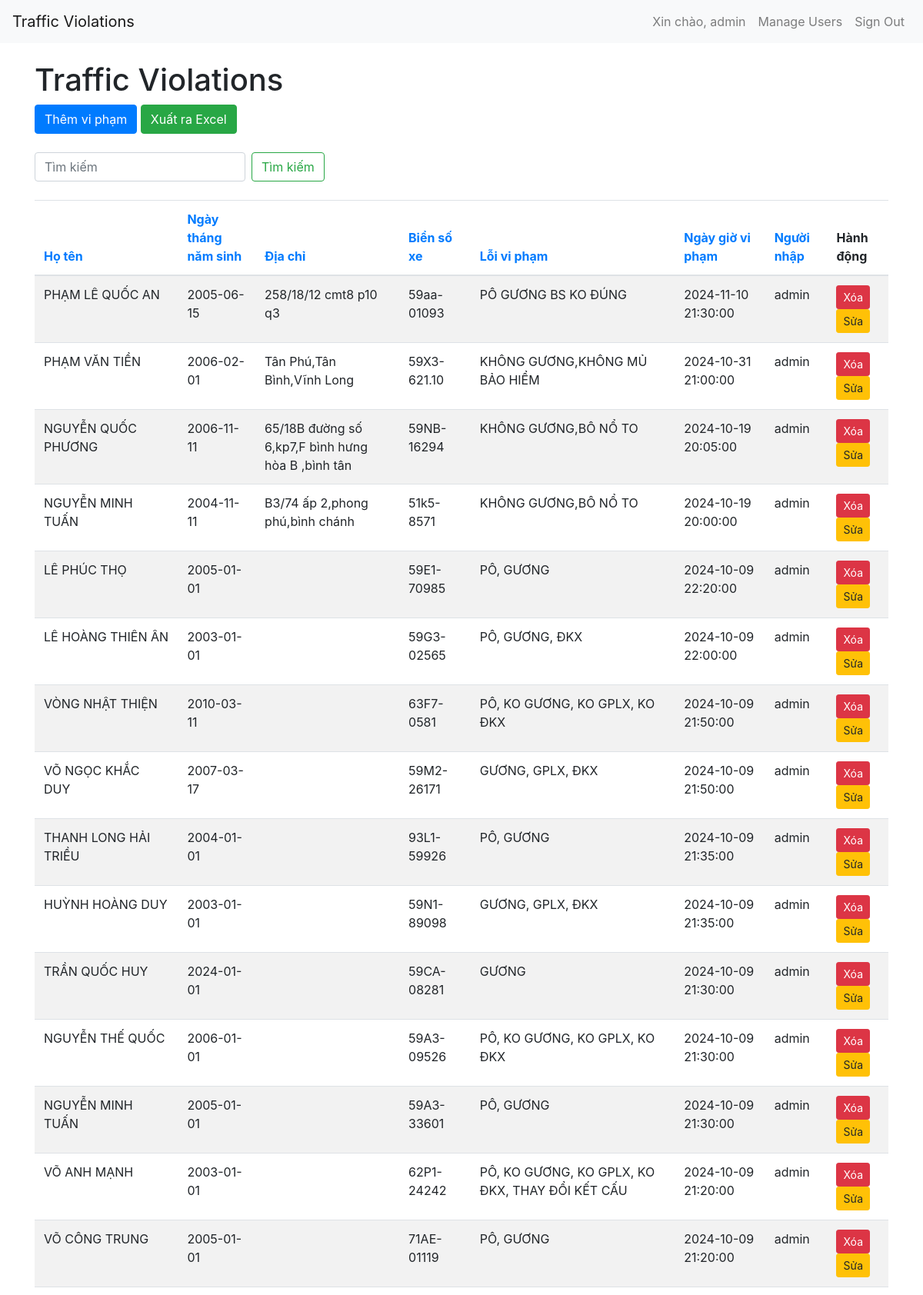
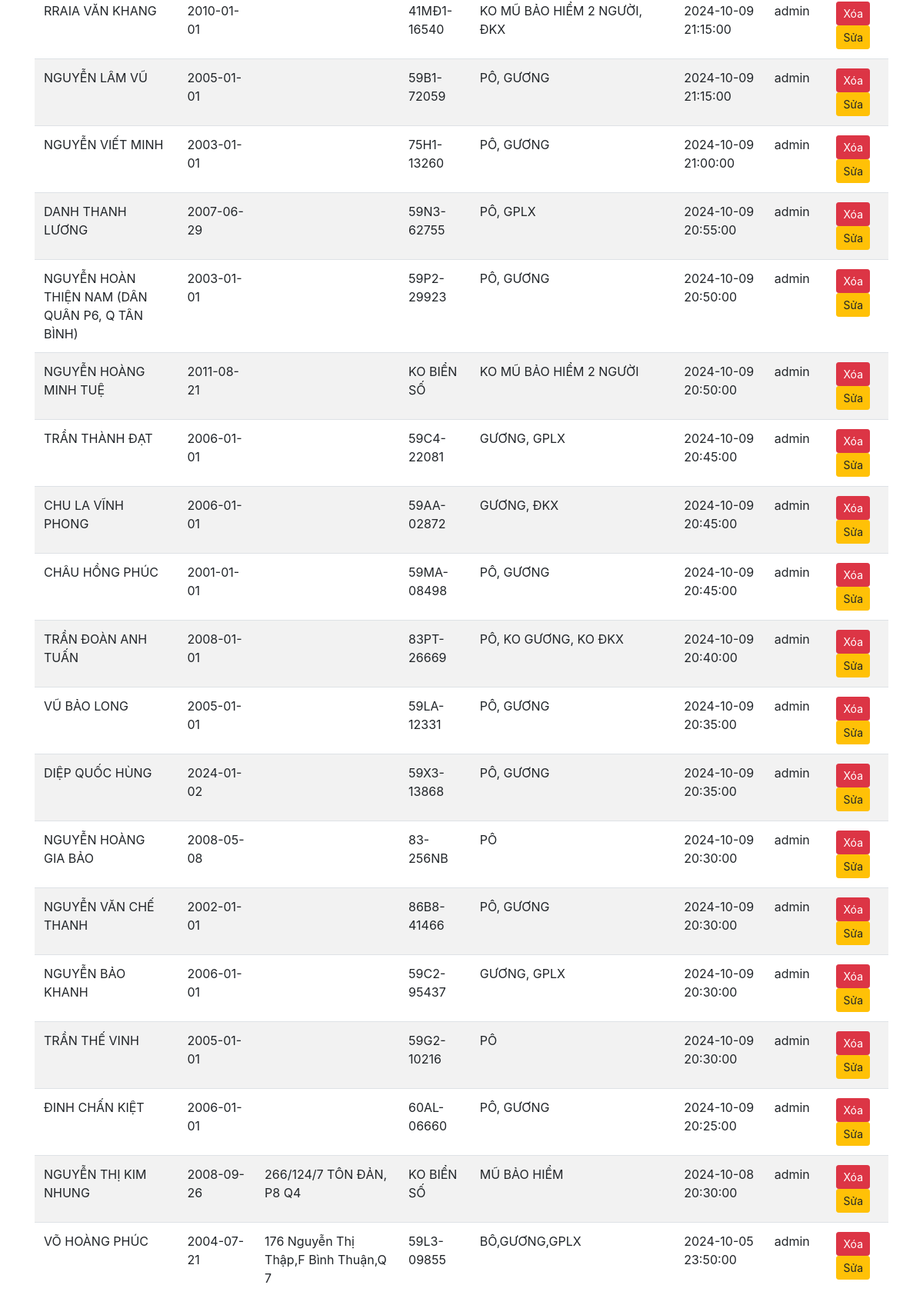
Screenshot of / (signed in, upper part) with the database file from the repository (2 pictures, top to bottom).
### app.py (models this page shows, shortened)
class User(UserMixin, db.Model):
    id = db.Column(db.Integer, primary_key=True)
    username = db.Column(db.String(150), unique=True, nullable=False)
    password = db.Column(db.String(150), nullable=False)

class Violation(db.Model):
    id = db.Column(db.Integer, primary_key=True)
    name = db.Column(db.String(100), nullable=False)
    birth_date = db.Column(db.Date, nullable=False)
    address = db.Column(db.String(200), nullable=False)
    license_plate = db.Column(db.String(20), nullable=False)
    violation = db.Column(db.String(200), nullable=False)
    violation_date = db.Column(db.DateTime, nullable=False)
    added_by = db.Column(db.String(150), nullable=False)
    is_deleted = db.Column(db.Boolean, default=False)

### app.py (the view)
@app.route('/')
@login_required
def index():
    search = request.args.get('search')
    page = request.args.get(get_page_parameter(), type=int, default=1)
    per_page = 50
    sort_by = request.args.get('sort_by', 'violation_date')
    sort_order = request.args.get('sort_order', 'desc')
    if search:
        search = unidecode(search).lower()
        violations_query = Violation.query.filter_by(is_deleted=False).all()
        violations = [v for v in violations_query if search in unidecode(v.name).lower() or search in unidecode(v.license_plate).lower()]
    else:
        if sort_order == 'asc':
            violations = Violation.query.filter_by(is_deleted=False).order_by(getattr(Violation, sort_by).asc()).all()
        else:
            violations = Violation.query.filter_by(is_deleted=False).order_by(getattr(Violation, sort_by).desc()).all()
    total = len(violations)
    start = (page - 1) * per_page
    end = start + per_page
    violations_paginated = violations[start:end]
    pagination = Pagination(page=page, total=total, per_page=per_page, css_framework='bootstrap4')
    return render_template('index.html', violations=violations_paginated, pagination=pagination, search=search, sort_by=sort_by, sort_order=sort_order)

### app.py (called while the page is built)
@login_manager.user_loader
def load_user(user_id):
    return User.query.get(int(user_id))

### templates/index.html (shortened to what this page needs)
<!DOCTYPE html>
<html>
<head>
    <link rel="stylesheet" href="https://stackpath.bootstrapcdn.com/bootstrap/4.5.2/css/bootstrap.min.css">
</head>
<body>
    <nav class="navbar navbar-expand-lg navbar-light bg-light">
        <a class="navbar-brand" href="#">Traffic Violations</a>
        <div class="collapse navbar-collapse" id="navbarNav">
            <ul class="navbar-nav ml-auto">
                <li class="nav-item">
                    <span class="nav-link">Xin chào, {{ current_user.username }}</span>
                </li>
                <li class="nav-item">
                    <a class="nav-link" href="/users">Manage Users</a>
                </li>
                <li class="nav-item">
                    <a class="nav-link" href="/logout">Sign Out</a>
                </li>
            </ul>
        </div>
    </nav>
    <div class="container">
        <h1 class="mt-4">Traffic Violations</h1>
        <a href="/add" class="btn btn-primary mb-4">Thêm vi phạm</a>
        <a href="/export_excel" class="btn btn-success mb-4">Xuất ra Excel</a>
        <form class="form-inline mb-4" method="GET" action="/">
            <input class="form-control mr-sm-2" type="search" name="search" placeholder="Tìm kiếm" aria-label="Search">
            <button class="btn btn-outline-success my-2 my-sm-0" type="submit">Tìm kiếm</button>
        </form>
        <table class="table table-striped table-responsive">
            <thead>
                <tr>
                    <th><a href="{{ url_for('index', sort_by='name', sort_order='asc' if sort_order == 'desc' else 'desc') }}">Họ tên</a></th>
                    <th><a href="{{ url_for('index', sort_by='birth_date', sort_order='asc' if sort_order == 'desc' else 'desc') }}">Ngày tháng năm sinh</a></th>
                    <th><a href="{{ url_for('index', sort_by='address', sort_order='asc' if sort_order == 'desc' else 'desc') }}">Địa chỉ</a></th>
                    <th><a href="{{ url_for('index', sort_by='license_plate', sort_order='asc' if sort_order == 'desc' else 'desc') }}">Biển số xe</a></th>
                    <th><a href="{{ url_for('index', sort_by='violation', sort_order='asc' if sort_order == 'desc' else 'desc') }}">Lỗi vi phạm</a></th>
                    <th><a href="{{ url_for('index', sort_by='violation_date', sort_order='asc' if sort_order == 'desc' else 'desc') }}">Ngày giờ vi phạm</a></th>
                    <th><a href="{{ url_for('index', sort_by='added_by', sort_order='asc' if sort_order == 'desc' else 'desc') }}">Người nhập</a></th>
                    <th>Hành động</th>
                </tr>
            </thead>
            <tbody>
                {% for violation in violations %}
                    <tr>
                        <td>{{ violation.name }}</td>
                        <td>{{ violation.birth_date }}</td>
                        <td>{{ violation.address }}</td>
                        <td>{{ violation.license_plate }}</td>
                        <td>{{ violation.violation }}</td>
                        <td>{{ violation.violation_date }}</td>
                        <td>{{ violation.added_by }}</td>
                        <td>
                            <form action="/delete/{{ violation.id }}" method="post" style="display:inline;" onsubmit="return confirmDelete();">
                                <button type="submit" class="btn btn-danger btn-sm">Xóa</button>
                            </form>
                            <a href="/edit/{{ violation.id }}" class="btn btn-warning btn-sm">Sửa</a>
                        </td>
                    </tr>
                {% endfor %}
            </tbody>
        </table>
    </div>
</body>
</html>

### rows the page displays
User: username "admin"
Violation: name "PHẠM LÊ QUỐC AN", birth_date "2005-06-15", address "258/18/12 cmt8 p10 q3", license_plate "59aa-01093", violation "PÔ GƯƠNG BS KO ĐÚNG", violation_date "2024-11-10 21:30:00", added_by "admin"
Violation: name "PHẠM VĂN TIỀN", birth_date "2006-02-01", address "Tân Phú,Tân Bình,Vĩnh Long", license_plate "59X3-621.10", violation "KHÔNG GƯƠNG,KHÔNG MỦ BẢO HIỂM", violation_date "2024-10-31 21:00:00", added_by "admin"
Violation: name "NGUYỄN QUỐC PHƯƠNG", birth_date "2006-11-11", address "65/18B đường số 6,kp7,F bình hưng hòa B ,bình tân", license_plate "59NB-16294", violation "KHÔNG GƯƠNG,BÔ NỔ TO", violation_date "2024-10-19 20:05:00", added_by "admin"
Violation: name "NGUYỄN MINH TUẤN", birth_date "2004-11-11", address "B3/74 ấp 2,phong phú,bình chánh", license_plate "51k5-8571", violation "KHÔNG GƯƠNG,BÔ NỔ TO", violation_date "2024-10-19 20:00:00", added_by "admin"
Violation: name "LÊ PHÚC THỌ", birth_date "2005-01-01", license_plate "59E1-70985", violation "PÔ, GƯƠNG", violation_date "2024-10-09 22:20:00", added_by "admin"
Violation: name "LÊ HOÀNG THIÊN ÂN", birth_date "2003-01-01", license_plate "59G3-02565", violation "PÔ, GƯƠNG, ĐKX", violation_date "2024-10-09 22:00:00", added_by "admin"
Violation: name "VÒNG NHẬT THIỆN", birth_date "2010-03-11", license_plate "63F7-0581", violation "PÔ, KO GƯƠNG, KO GPLX, KO ĐKX", violation_date "2024-10-09 21:50:00", added_by "admin"
Violation: name "VÕ NGỌC KHẮC DUY", birth_date "2007-03-17", license_plate "59M2-26171", violation "GƯƠNG, GPLX, ĐKX", violation_date "2024-10-09 21:50:00", added_by "admin"
Violation: name "THANH LONG HẢI TRIỀU", birth_date "2004-01-01", license_plate "93L1-59926", violation "PÔ, GƯƠNG", violation_date "2024-10-09 21:35:00", added_by "admin"
Violation: name "HUỲNH HOÀNG DUY", birth_date "2003-01-01", license_plate "59N1-89098", violation "GƯƠNG, GPLX, ĐKX", violation_date "2024-10-09 21:35:00", added_by "admin"
Violation: name "TRẦN QUỐC HUY", birth_date "2024-01-01", license_plate "59CA-08281", violation "GƯƠNG", violation_date "2024-10-09 21:30:00", added_by "admin"
Violation: name "NGUYỄN THẾ QUỐC", birth_date "2006-01-01", license_plate "59A3-09526", violation "PÔ, KO GƯƠNG, KO GPLX, KO ĐKX", violation_date "2024-10-09 21:30:00", added_by "admin"
Violation: name "NGUYỄN MINH TUẤN", birth_date "2005-01-01", license_plate "59A3-33601", violation "PÔ, GƯƠNG", violation_date "2024-10-09 21:30:00", added_by "admin"
Violation: name "VÕ ANH MẠNH", birth_date "2003-01-01", license_plate "62P1-24242", violation "PÔ, KO GƯƠNG, KO GPLX, KO ĐKX, THAY ĐỔI KẾT CẤU", violation_date "2024-10-09 21:20:00", added_by "admin"
Violation: name "VÕ CÔNG TRUNG", birth_date "2005-01-01", license_plate "71AE-01119", violation "PÔ, GƯƠNG", violation_date "2024-10-09 21:20:00", added_by "admin"
Violation: name "RRAIA VĂN KHANG", birth_date "2010-01-01", license_plate "41MĐ1-16540", violation "KO MŨ BẢO HIỂM 2 NGƯỜI, ĐKX", violation_date "2024-10-09 21:15:00", added_by "admin"
Violation: name "NGUYỄN LÂM VŨ", birth_date "2005-01-01", license_plate "59B1-72059", violation "PÔ, GƯƠNG", violation_date "2024-10-09 21:15:00", added_by "admin"
Violation: name "NGUYỄN VIẾT MINH", birth_date "2003-01-01", license_plate "75H1-13260", violation "PÔ, GƯƠNG", violation_date "2024-10-09 21:00:00", added_by "admin"
Violation: name "DANH THANH LƯƠNG", birth_date "2007-06-29", license_plate "59N3-62755", violation "PÔ, GPLX", violation_date "2024-10-09 20:55:00", added_by "admin"
Violation: name "NGUYỄN HOÀN THIỆN NAM (DÂN QUÂN P6, Q TÂN BÌNH)", birth_date "2003-01-01", license_plate "59P2-29923", violation "PÔ, GƯƠNG", violation_date "2024-10-09 20:50:00", added_by "admin"
Violation: name "NGUYỄN HOÀNG MINH TUỆ", birth_date "2011-08-21", license_plate "KO BIỂN SỐ", violation "KO MŨ BẢO HIỂM 2 NGƯỜI", violation_date "2024-10-09 20:50:00", added_by "admin"
Violation: name "TRẦN THÀNH ĐẠT", birth_date "2006-01-01", license_plate "59C4-22081", violation "GƯƠNG, GPLX", violation_date "2024-10-09 20:45:00", added_by "admin"
Violation: name "CHU LA VĨNH PHONG", birth_date "2006-01-01", license_plate "59AA-02872", violation "GƯƠNG, ĐKX", violation_date "2024-10-09 20:45:00", added_by "admin"
Violation: name "CHÂU HỒNG PHÚC", birth_date "2001-01-01", license_plate "59MA-08498", violation "PÔ, GƯƠNG", violation_date "2024-10-09 20:45:00", added_by "admin"
Violation: name "TRẦN ĐOÀN ANH TUẤN", birth_date "2008-01-01", license_plate "83PT-26669", violation "PÔ, KO GƯƠNG, KO ĐKX", violation_date "2024-10-09 20:40:00", added_by "admin"
Violation: name "VŨ BẢO LONG", birth_date "2005-01-01", license_plate "59LA-12331", violation "PÔ, GƯƠNG", violation_date "2024-10-09 20:35:00", added_by "admin"
Violation: name "DIỆP QUỐC HÙNG", birth_date "2024-01-02", license_plate "59X3-13868", violation "PÔ, GƯƠNG", violation_date "2024-10-09 20:35:00", added_by "admin"
Violation: name "NGUYỄN HOÀNG GIA BẢO", birth_date "2008-05-08", license_plate "83-256NB", violation "PÔ", violation_date "2024-10-09 20:30:00", added_by "admin"
Violation: name "NGUYỄN VĂN CHẾ THANH", birth_date "2002-01-01", license_plate "86B8-41466", violation "PÔ, GƯƠNG", violation_date "2024-10-09 20:30:00", added_by "admin"
Violation: name "NGUYỄN BẢO KHANH", birth_date "2006-01-01", license_plate "59C2-95437", violation "GƯƠNG, GPLX", violation_date "2024-10-09 20:30:00", added_by "admin"
Violation: name "TRẦN THẾ VINH", birth_date "2005-01-01", license_plate "59G2-10216", violation "PÔ", violation_date "2024-10-09 20:30:00", added_by "admin"
Violation: name "ĐINH CHẤN KIỆT", birth_date "2006-01-01", license_plate "60AL-06660", violation "PÔ, GƯƠNG", violation_date "2024-10-09 20:25:00", added_by "admin"
Violation: name "NGUYỄN THỊ KIM NHUNG", birth_date "2008-09-26", address "266/124/7 TÔN ĐẢN, P8 Q4", license_plate "KO BIỂN SỐ", violation "MŨ BẢO HIỂM", violation_date "2024-10-08 20:30:00", added_by "admin"
Violation: name "VÕ HOÀNG PHÚC", birth_date "2004-07-21", address "176 Nguyễn Thị Thập,F Bình Thuận,Q 7", license_plate "59L3-09855", violation "BÔ,GƯƠNG,GPLX", violation_date "2024-10-05 23:50:00", added_by "admin"
